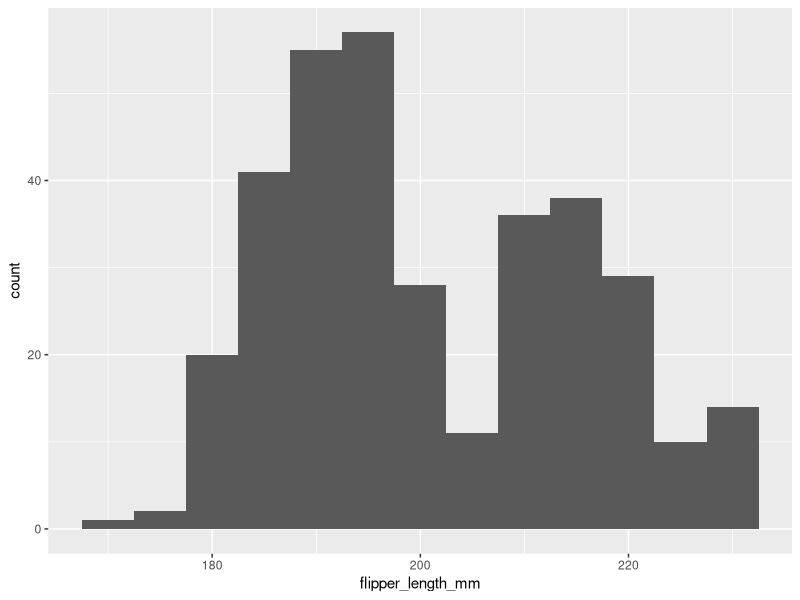
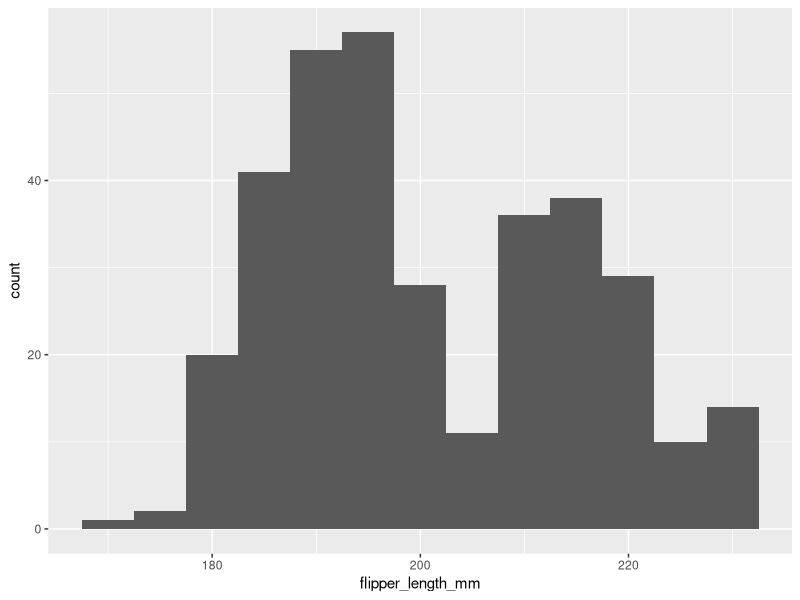

Generate these figures, in order, with R:

            library(ggplot2)
            library(palmerpenguins)
            built_answer <- tryCatch(
                {
                    set.seed(42)
                    ggplot(penguins, aes(x = flipper_length_mm)) + geom_histogram(binwidth = 5)
                    suppressWarnings(
                        if (!file.exists("/sandbox/figures/flipper-length_histogram_answer.png")) {
                            ggsave(
                                width = 3,
                                height = 3,
                                "/sandbox/figures/flipper-length_histogram_answer.png"
                            )
                        }
                    )
                    suppressWarnings(
                        ggplot_build(last_plot())
                    )
                },
                error = function(e) {
                    'ERROR'
                }
            )
            built_submission <- tryCatch(
                {
                    set.seed(42)
                    ggplot(penguins, aes(x = flipper_length_mm)) +
  geom_histogram(binwidth = 5)
                    suppressWarnings(
                        ggsave(
                            width = 3,
                            height = 3,
                            "figures/flipper-length_histogram_submission_phi4mini.png"
                        )
                    )
                    suppressWarnings(
                        ggplot_build(last_plot())
                    )
                },
                error = function(e) {
                    'ERROR'
                }
            )
            cat(isTRUE(all.equal(built_answer, built_submission)))
        
